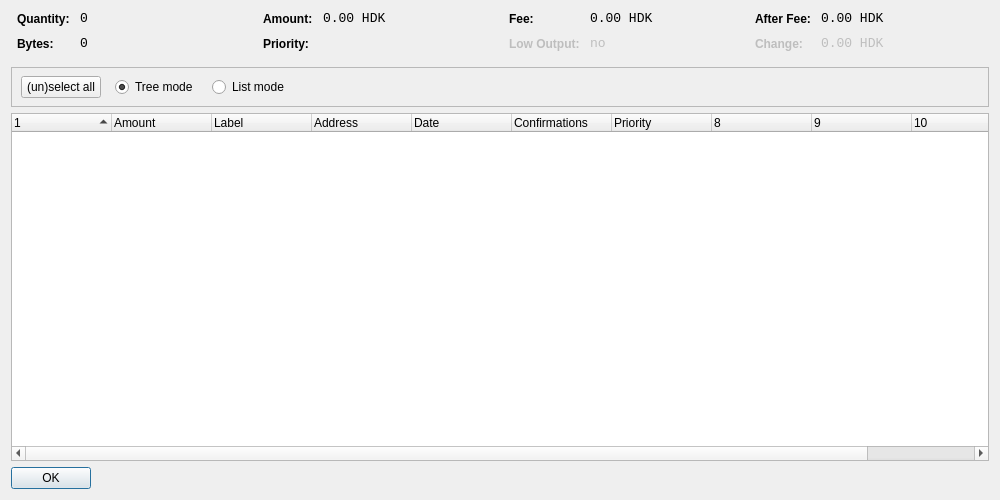
<?xml version="1.0" encoding="UTF-8"?>
<ui version="4.0">
 <class>CoinControlDialog</class>
 <widget class="QDialog" name="CoinControlDialog">
  <property name="geometry">
   <rect>
    <x>0</x>
    <y>0</y>
    <width>1000</width>
    <height>500</height>
   </rect>
  </property>
  <property name="windowTitle">
   <string>Coin Control</string>
  </property>
  <layout class="QVBoxLayout" name="verticalLayout">
   <item>
    <layout class="QHBoxLayout" name="horizontalLayoutTop" stretch="0,0,0,0">
     <property name="topMargin">
      <number>0</number>
     </property>
     <property name="bottomMargin">
      <number>10</number>
     </property>
     <item>
      <layout class="QFormLayout" name="formLayoutCoinControl1">
       <property name="horizontalSpacing">
        <number>10</number>
       </property>
       <property name="verticalSpacing">
        <number>10</number>
       </property>
       <property name="leftMargin">
        <number>6</number>
       </property>
       <property name="rightMargin">
        <number>6</number>
       </property>
       <item row="0" column="0">
        <widget class="QLabel" name="labelCoinControlQuantityText">
         <property name="styleSheet">
          <string notr="true">font-weight:bold;</string>
         </property>
         <property name="text">
          <string>Quantity:</string>
         </property>
        </widget>
       </item>
       <item row="0" column="1">
        <widget class="QLabel" name="labelCoinControlQuantity">
         <property name="font">
          <font>
           <family>Monospace</family>
           <pointsize>10</pointsize>
          </font>
         </property>
         <property name="cursor">
          <cursorShape>IBeamCursor</cursorShape>
         </property>
         <property name="contextMenuPolicy">
          <enum>Qt::ActionsContextMenu</enum>
         </property>
         <property name="text">
          <string>0</string>
         </property>
         <property name="textInteractionFlags">
          <set>Qt::LinksAccessibleByMouse|Qt::TextSelectableByKeyboard|Qt::TextSelectableByMouse</set>
         </property>
        </widget>
       </item>
       <item row="1" column="0">
        <widget class="QLabel" name="labelCoinControlBytesText">
         <property name="styleSheet">
          <string notr="true">font-weight:bold;</string>
         </property>
         <property name="text">
          <string>Bytes:</string>
         </property>
        </widget>
       </item>
       <item row="1" column="1">
        <widget class="QLabel" name="labelCoinControlBytes">
         <property name="font">
          <font>
           <family>Monospace</family>
           <pointsize>10</pointsize>
          </font>
         </property>
         <property name="cursor">
          <cursorShape>IBeamCursor</cursorShape>
         </property>
         <property name="contextMenuPolicy">
          <enum>Qt::ActionsContextMenu</enum>
         </property>
         <property name="text">
          <string>0</string>
         </property>
         <property name="textInteractionFlags">
          <set>Qt::LinksAccessibleByMouse|Qt::TextSelectableByKeyboard|Qt::TextSelectableByMouse</set>
         </property>
        </widget>
       </item>
      </layout>
     </item>
     <item>
      <layout class="QFormLayout" name="formLayoutCoinControl2">
       <property name="horizontalSpacing">
        <number>10</number>
       </property>
       <property name="verticalSpacing">
        <number>10</number>
       </property>
       <property name="leftMargin">
        <number>6</number>
       </property>
       <property name="rightMargin">
        <number>6</number>
       </property>
       <item row="0" column="0">
        <widget class="QLabel" name="labelCoinControlAmountText">
         <property name="styleSheet">
          <string notr="true">font-weight:bold;</string>
         </property>
         <property name="text">
          <string>Amount:</string>
         </property>
        </widget>
       </item>
       <item row="0" column="1">
        <widget class="QLabel" name="labelCoinControlAmount">
         <property name="font">
          <font>
           <family>Monospace</family>
           <pointsize>10</pointsize>
          </font>
         </property>
         <property name="cursor">
          <cursorShape>IBeamCursor</cursorShape>
         </property>
         <property name="contextMenuPolicy">
          <enum>Qt::ActionsContextMenu</enum>
         </property>
         <property name="text">
          <string>0.00 HDK</string>
         </property>
         <property name="textInteractionFlags">
          <set>Qt::LinksAccessibleByMouse|Qt::TextSelectableByKeyboard|Qt::TextSelectableByMouse</set>
         </property>
        </widget>
       </item>
       <item row="1" column="0">
        <widget class="QLabel" name="labelCoinControlPriorityText">
         <property name="styleSheet">
          <string notr="true">font-weight:bold;</string>
         </property>
         <property name="text">
          <string>Priority:</string>
         </property>
        </widget>
       </item>
       <item row="1" column="1">
        <widget class="QLabel" name="labelCoinControlPriority">
         <property name="font">
          <font>
           <family>Monospace</family>
           <pointsize>10</pointsize>
          </font>
         </property>
         <property name="cursor">
          <cursorShape>IBeamCursor</cursorShape>
         </property>
         <property name="contextMenuPolicy">
          <enum>Qt::ActionsContextMenu</enum>
         </property>
         <property name="text">
          <string/>
         </property>
         <property name="textInteractionFlags">
          <set>Qt::LinksAccessibleByMouse|Qt::TextSelectableByKeyboard|Qt::TextSelectableByMouse</set>
         </property>
        </widget>
       </item>
      </layout>
     </item>
     <item>
      <layout class="QFormLayout" name="formLayoutCoinControl3">
       <property name="horizontalSpacing">
        <number>10</number>
       </property>
       <property name="verticalSpacing">
        <number>10</number>
       </property>
       <property name="leftMargin">
        <number>6</number>
       </property>
       <property name="rightMargin">
        <number>6</number>
       </property>
       <item row="0" column="0">
        <widget class="QLabel" name="labelCoinControlFeeText">
         <property name="styleSheet">
          <string notr="true">font-weight:bold;</string>
         </property>
         <property name="text">
          <string>Fee:</string>
         </property>
        </widget>
       </item>
       <item row="0" column="1">
        <widget class="QLabel" name="labelCoinControlFee">
         <property name="font">
          <font>
           <family>Monospace</family>
           <pointsize>10</pointsize>
          </font>
         </property>
         <property name="cursor">
          <cursorShape>IBeamCursor</cursorShape>
         </property>
         <property name="contextMenuPolicy">
          <enum>Qt::ActionsContextMenu</enum>
         </property>
         <property name="text">
          <string>0.00 HDK</string>
         </property>
         <property name="textInteractionFlags">
          <set>Qt::LinksAccessibleByMouse|Qt::TextSelectableByKeyboard|Qt::TextSelectableByMouse</set>
         </property>
        </widget>
       </item>
       <item row="1" column="0">
        <widget class="QLabel" name="labelCoinControlLowOutputText">
         <property name="enabled">
          <bool>false</bool>
         </property>
         <property name="styleSheet">
          <string notr="true">font-weight:bold;</string>
         </property>
         <property name="text">
          <string>Low Output:</string>
         </property>
        </widget>
       </item>
       <item row="1" column="1">
        <widget class="QLabel" name="labelCoinControlLowOutput">
         <property name="enabled">
          <bool>false</bool>
         </property>
         <property name="font">
          <font>
           <family>Monospace</family>
           <pointsize>10</pointsize>
          </font>
         </property>
         <property name="cursor">
          <cursorShape>IBeamCursor</cursorShape>
         </property>
         <property name="contextMenuPolicy">
          <enum>Qt::ActionsContextMenu</enum>
         </property>
         <property name="text">
          <string>no</string>
         </property>
         <property name="textInteractionFlags">
          <set>Qt::LinksAccessibleByMouse|Qt::TextSelectableByKeyboard|Qt::TextSelectableByMouse</set>
         </property>
        </widget>
       </item>
      </layout>
     </item>
     <item>
      <layout class="QFormLayout" name="formLayoutCoinControl4">
       <property name="horizontalSpacing">
        <number>10</number>
       </property>
       <property name="verticalSpacing">
        <number>10</number>
       </property>
       <property name="leftMargin">
        <number>6</number>
       </property>
       <property name="rightMargin">
        <number>6</number>
       </property>
       <item row="0" column="0">
        <widget class="QLabel" name="labelCoinControlAfterFeeText">
         <property name="styleSheet">
          <string notr="true">font-weight:bold;</string>
         </property>
         <property name="text">
          <string>After Fee:</string>
         </property>
        </widget>
       </item>
       <item row="0" column="1">
        <widget class="QLabel" name="labelCoinControlAfterFee">
         <property name="font">
          <font>
           <family>Monospace</family>
           <pointsize>10</pointsize>
          </font>
         </property>
         <property name="cursor">
          <cursorShape>IBeamCursor</cursorShape>
         </property>
         <property name="contextMenuPolicy">
          <enum>Qt::ActionsContextMenu</enum>
         </property>
         <property name="text">
          <string>0.00 HDK</string>
         </property>
         <property name="textInteractionFlags">
          <set>Qt::LinksAccessibleByMouse|Qt::TextSelectableByKeyboard|Qt::TextSelectableByMouse</set>
         </property>
        </widget>
       </item>
       <item row="1" column="0">
        <widget class="QLabel" name="labelCoinControlChangeText">
         <property name="enabled">
          <bool>false</bool>
         </property>
         <property name="styleSheet">
          <string notr="true">font-weight:bold;</string>
         </property>
         <property name="text">
          <string>Change:</string>
         </property>
        </widget>
       </item>
       <item row="1" column="1">
        <widget class="QLabel" name="labelCoinControlChange">
         <property name="enabled">
          <bool>false</bool>
         </property>
         <property name="font">
          <font>
           <family>Monospace</family>
           <pointsize>10</pointsize>
          </font>
         </property>
         <property name="cursor">
          <cursorShape>IBeamCursor</cursorShape>
         </property>
         <property name="contextMenuPolicy">
          <enum>Qt::ActionsContextMenu</enum>
         </property>
         <property name="text">
          <string>0.00 HDK</string>
         </property>
         <property name="textInteractionFlags">
          <set>Qt::LinksAccessibleByMouse|Qt::TextSelectableByKeyboard|Qt::TextSelectableByMouse</set>
         </property>
        </widget>
       </item>
      </layout>
     </item>
    </layout>
   </item>
   <item>
    <widget class="QFrame" name="frame">
     <property name="minimumSize">
      <size>
       <width>0</width>
       <height>40</height>
      </size>
     </property>
     <property name="frameShape">
      <enum>QFrame::StyledPanel</enum>
     </property>
     <property name="frameShadow">
      <enum>QFrame::Sunken</enum>
     </property>
     <widget class="QWidget" name="horizontalLayoutWidget">
      <property name="geometry">
       <rect>
        <x>10</x>
        <y>0</y>
        <width>781</width>
        <height>41</height>
       </rect>
      </property>
      <layout class="QHBoxLayout" name="horizontalLayoutPanel" stretch="0,0,0,0,0">
       <property name="spacing">
        <number>14</number>
       </property>
       <item>
        <widget class="QPushButton" name="pushButtonSelectAll">
         <property name="sizePolicy">
          <sizepolicy hsizetype="Maximum" vsizetype="Fixed">
           <horstretch>0</horstretch>
           <verstretch>0</verstretch>
          </sizepolicy>
         </property>
         <property name="text">
          <string>(un)select all</string>
         </property>
        </widget>
       </item>
       <item>
        <widget class="QRadioButton" name="radioTreeMode">
         <property name="sizePolicy">
          <sizepolicy hsizetype="Maximum" vsizetype="Fixed">
           <horstretch>0</horstretch>
           <verstretch>0</verstretch>
          </sizepolicy>
         </property>
         <property name="text">
          <string>Tree mode</string>
         </property>
         <property name="checked">
          <bool>true</bool>
         </property>
        </widget>
       </item>
       <item>
        <widget class="QRadioButton" name="radioListMode">
         <property name="sizePolicy">
          <sizepolicy hsizetype="Maximum" vsizetype="Fixed">
           <horstretch>0</horstretch>
           <verstretch>0</verstretch>
          </sizepolicy>
         </property>
         <property name="text">
          <string>List mode</string>
         </property>
        </widget>
       </item>
       <item>
        <spacer name="horizontalSpacer">
         <property name="orientation">
          <enum>Qt::Horizontal</enum>
         </property>
         <property name="sizeHint" stdset="0">
          <size>
           <width>40</width>
           <height>20</height>
          </size>
         </property>
        </spacer>
       </item>
      </layout>
     </widget>
    </widget>
   </item>
   <item>
    <widget class="CoinControlTreeWidget" name="treeWidget">
     <property name="contextMenuPolicy">
      <enum>Qt::CustomContextMenu</enum>
     </property>
     <property name="sortingEnabled">
      <bool>false</bool>
     </property>
     <property name="columnCount">
      <number>11</number>
     </property>
     <attribute name="headerShowSortIndicator" stdset="0">
      <bool>true</bool>
     </attribute>
     <attribute name="headerStretchLastSection">
      <bool>false</bool>
     </attribute>
     <column>
      <property name="text">
       <string/>
      </property>
     </column>
     <column>
      <property name="text">
       <string>Amount</string>
      </property>
     </column>
     <column>
      <property name="text">
       <string>Label</string>
      </property>
     </column>
     <column>
      <property name="text">
       <string>Address</string>
      </property>
     </column>
     <column>
      <property name="text">
       <string>Date</string>
      </property>
     </column>
     <column>
      <property name="text">
       <string>Confirmations</string>
      </property>
      <property name="toolTip">
       <string>Confirmed</string>
      </property>
     </column>
     <column>
      <property name="text">
       <string>Priority</string>
      </property>
     </column>
     <column>
      <property name="text">
       <string/>
      </property>
     </column>
     <column>
      <property name="text">
       <string/>
      </property>
     </column>
     <column>
      <property name="text">
       <string/>
      </property>
     </column>
     <column>
      <property name="text">
       <string/>
      </property>
     </column>
    </widget>
   </item>
   <item>
    <widget class="QDialogButtonBox" name="buttonBox">
     <property name="sizePolicy">
      <sizepolicy hsizetype="Maximum" vsizetype="Fixed">
       <horstretch>0</horstretch>
       <verstretch>0</verstretch>
      </sizepolicy>
     </property>
     <property name="orientation">
      <enum>Qt::Horizontal</enum>
     </property>
     <property name="standardButtons">
      <set>QDialogButtonBox::Ok</set>
     </property>
    </widget>
   </item>
  </layout>
 </widget>
 <customwidgets>
  <customwidget>
   <class>CoinControlTreeWidget</class>
   <extends>QTreeWidget</extends>
   <header>coincontroltreewidget.h</header>
  </customwidget>
 </customwidgets>
 <resources/>
 <connections/>
</ui>
